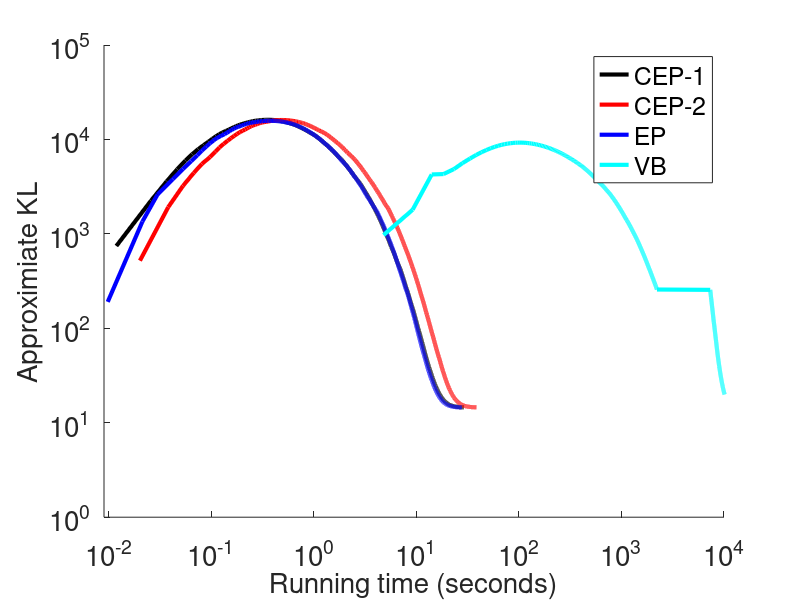

Reproduce this figure in MATLAB.
clear all;
close all;

load('simulation2.mat');
load('lp-sim2.mat');
figure;
hold on;

% CEP
plot(cep.time, cep.kl, 'k', 'LineWidth',3);

% CEP2
plot(cep2.time, cep2.kl, 'r', 'LineWidth',3);

% EP
plot(ep.time, ep.kl, 'b', 'LineWidth',3);

% EP non-factorized

% plot(epnf.time, epnf.kl, 'y', 'LineWidth',3);

% VB
% plot(vb.time, vb.kl,'g', 'LineWidth',3);

% VB nf
% plot(vbnf.time, vbnf.kl,'c', 'LineWidth',3);

% LP

plot(lp.time, lp.kl, 'c', 'LineWidth',3);

set(gca, 'YScale', 'log');
set(gca, 'XScale', 'log');
set(gca, 'FontSize', 20);
ylim([1, 10^5]);
xlim([9*10^-3,10^4]);
legend('CEP-1', 'CEP-2', 'EP', 'VB', 'LP'); 
xlabel('Running time (seconds)', 'FontSize', 20);
ylabel('Approximiate KL', 'FontSize', 20);
hold off;